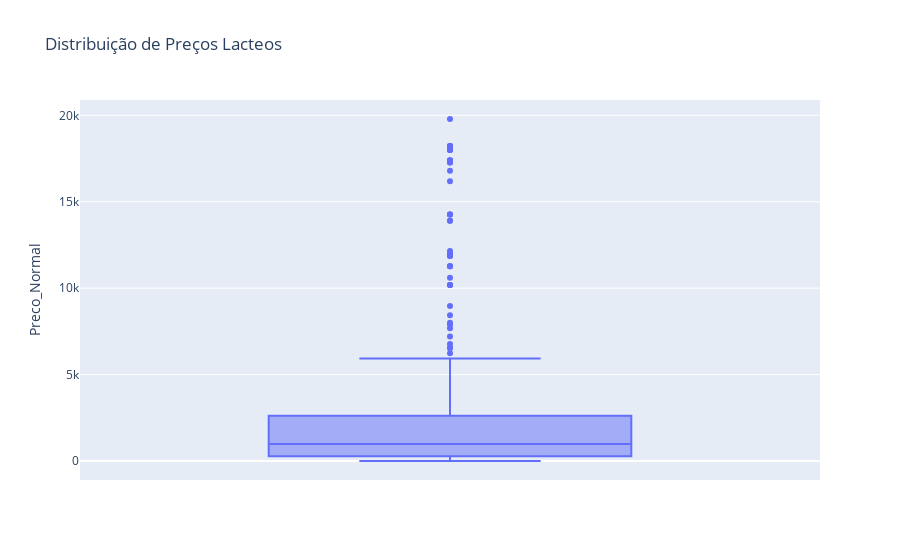

Here is the notebook cell this chart was saved with:
### Markdown cell above
Dica: Para trazer apenas os dados da categoria que você deseja você pode usar o df.loc[df['Categoria'] == 'CATEGORIA ESCOLHIDA'

### Code cell
#Seu código aqui
fig = px.box(df.loc[df['Categoria'] == 'lacteos'], y='Preco_Normal', title='Distribuição de Preços Lacteos')
fig.show()

### Figure 1 — Plotly figure (JSON) as saved in the notebook; plotly's stock layout.template omitted (floating-point values rounded to 4 significant figures; data arrays with more than 128 entries replaced by an {"elided": "..."} marker saying what was removed)
{"data": [{"alignmentgroup": "True", "hovertemplate": "Preco_Normal=%{y}<extra></extra>", "legendgroup": "", "marker": {"color": "#636efa"}, "name": "", "notched": false, "offsetgroup": "", "orientation": "v", "showlegend": false, "type": "box", "x0": " ", "xaxis": "x", "y": {"elided": "447 int values"}, "y0": " ", "yaxis": "y"}], "layout": {"boxmode": "group", "legend": {"tracegroupgap": 0}, "title": {"text": "Distribuição de Preços Lacteos"}, "xaxis": {"anchor": "y", "domain": [0, 1]}, "yaxis": {"anchor": "x", "domain": [0, 1], "title": {"text": "Preco_Normal"}}}}
